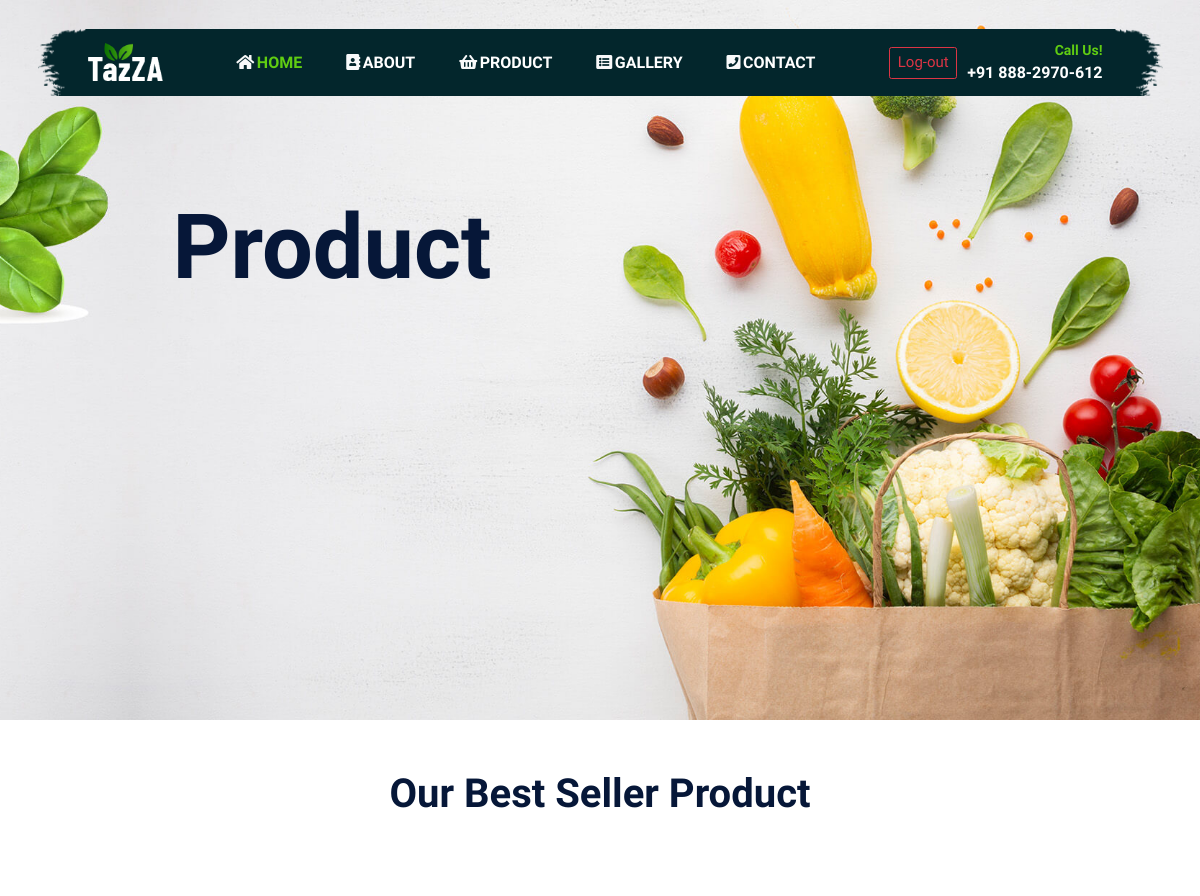
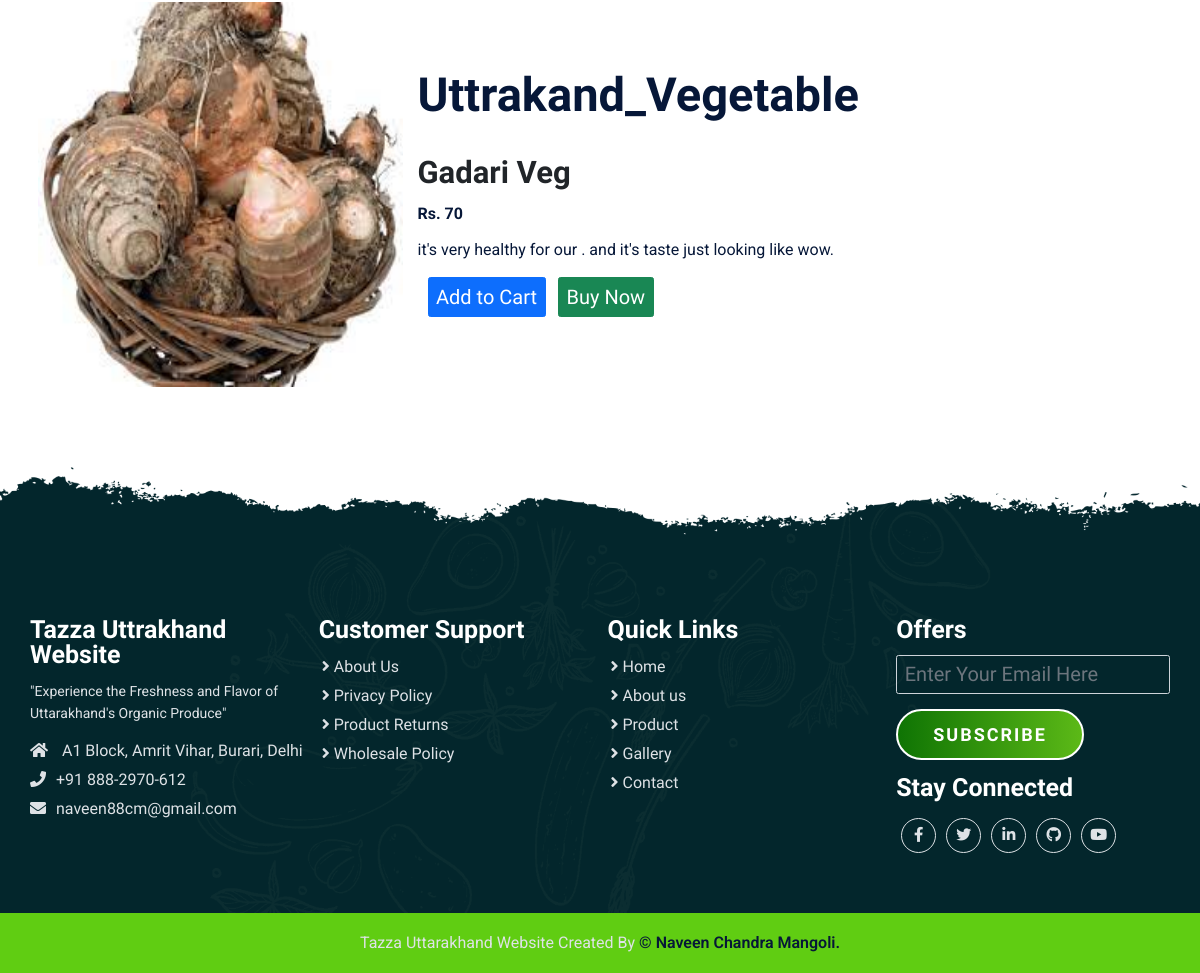
The page /product/1/ (signed in) on the database its author committed (2 pictures, top to bottom).
### data/models.py (models this page shows, shortened)
class Product(models.Model):
    product_id = models.AutoField
    category = models.CharField(max_length=50, default="")
    product_name = models.CharField(max_length=50)
    price = models.IntegerField()
    desc = models.CharField(max_length=300)
    pub_date = models.DateField()
    image = models.ImageField(upload_to= "images/", default= None, null=True)

### tazza_web/middlewares.py (the view)
    def wrapped_view(request,*args,**kwargs):
        if request.user.is_authenticated == False:
            return redirect('login')
        return view_function(request, *args, **kwargs)

### tazza_web/views.py (called while the page is built)
@auth
def product(request,myid):
    product = Product.objects.filter(id=myid)
    return render(request,"product.html",{'product':product[0]})

### template/product.html
{% extends 'base.html' %}
{% block content %}
    {% load static %}
    <section class="banner_section">
        <div class="container">
            <div class="banner-content">
                <h1>Product</h1>
            </div>
        </div>
    </section>
    <section class="product_section">
        <div class="container">
            <div class="row justify-content-center">
                <div class="col-12 text-center pb-5">
                    <h2 class="section-title">Our Best Seller Product</h2>
                </div>
            </div>
            <div class="row align-items-center py-5">
                <div class="col-md-4">
                    <div class="row">
                    <img src="/media/{{product.image}}" width="233px" height="385px"/>
                    </div>
                </div>
                <div class="col-md-8">
                    <p><h2>{{product.category}}</h2></p>
                    <h3 class="text-dark">{{product.product_name}}</h3>
                    <p><b>Rs. {{product.price}}</b></p>
                    <p>{{product.desc}}</p>
                    <div class="row">
                        <div class="col-12">
                            <a href="#"><button type="button" class="btn btn-primary my-4 mx-3 fs-2">Add to Cart</button></a>
                            <a href="#"><button type="button" class="btn btn-success fs-2">Buy Now</button></a>
                        </div>
                    </div>
                </div>
            </div>
        </div>
    </section>
{% endblock %}

### static/css/style.css (style rules this page uses)
*, *::before, *::after { -webkit-box-sizing: border-box; -moz-box-sizing: border-box; box-sizing: border-box; margin: 0; padding: 0; text-decoration: none; outline: none; }
:root { --bg-white:#fff; --primary-text: #061738; --secondary-color: #60cd12; --light-color: #e2f6de; --dark-color: #03262c; --text-white: #fff; --text-gray: #dee2e6; --anchor-color: #007aff; --primary-font: 'Barlow Condensed', sans-serif; --secondary-font: 'Roboto', sans-serif; }
body, html { color: var(--primary-text); font-size: 10px; font-weight: 400; font-family: var(--primary-font); scroll-behavior: smooth; line-height: 1.5; }
h1, h2, h3, h4, h5, h6, p { margin: 0; }
h1 { font-size: 9rem; line-height: 1.4; font-weight: 600; color: var(--primary-text); }
h2 { color: var(--primary-text); font-size: 4.7rem; font-weight: 600; display: inline-block; text-transform: capitalize; line-height: 1.2; margin-bottom: 2rem; }
h3 { color: var(--text-white); font-size: 3.1rem; line-height: 1.2; font-weight: 700; }
p { font-size: 1.6rem; line-height: 1.6; margin-top: 1rem; color: var(--primary-text); font-family: var(--secondary-font); }
embed, iframe, img, object { max-width: 100%; }
a, a:active, a:focus, a:hover, button { text-decoration: none; outline: 0; }
section { padding: 5rem 0; }
.section-title { font-size: 4rem; font-weight: 600; color: var(--primary-text); text-transform: capitalize; margin-bottom: 2rem; }
.banner-content { padding: 135px; }
.banner_section { background: url('../images/banner-slide/Banner-1.jpg'); background-repeat: no-repeat; background-size: cover; background-position: center; min-height: 90vh; }

### rows shown on the page
Product: image (picture), category "Uttrakand_Vegetable", product_name "Gadari Veg", price "70", desc "it's very healthy for our . and it's taste just looking like wow."
